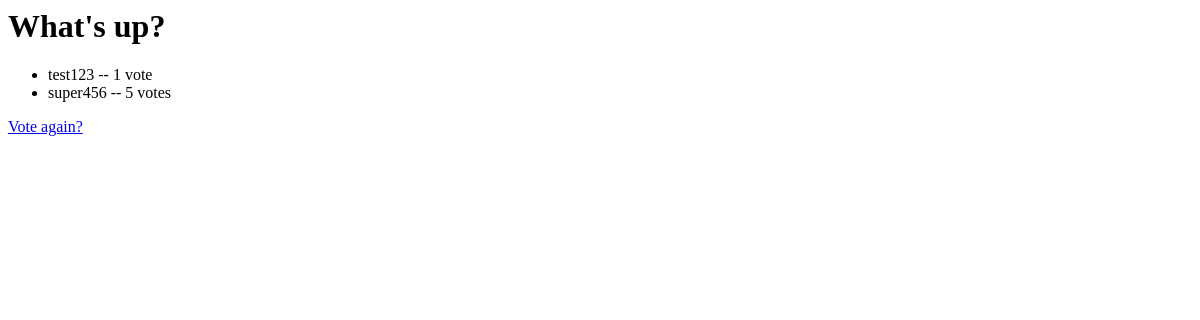
Page /polls/2/results/ on the earlier database version.
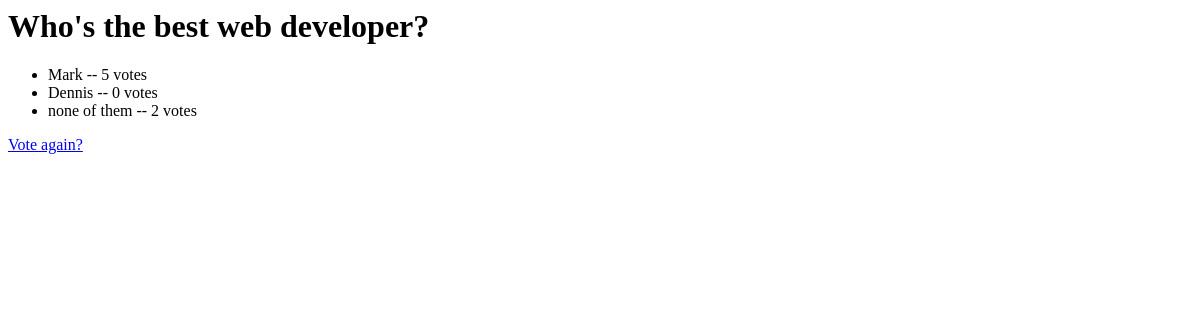
Same page on the later database version.
### polls/models.py (models this page shows, shortened)
class Question(models.Model):
    question_text = models.CharField(max_length=200)
    pub_date = models.DateTimeField('date published')
    def was_published_recently(self):
        return self.pub_date >= timezone.now() - datetime.timedelta(days=1)
    was_published_recently.admin_order_field = 'pub_date'
    was_published_recently.boolean = True
    was_published_recently.short_description = 'Published recently?'

class Choice(models.Model):
    question = models.ForeignKey(Question)
    choice_text = models.CharField(max_length=200)
    votes = models.IntegerField(default=0)

### polls/views.py (the view)
# urls.py: url(r'^(?P<question_id>\d+)/results/$', views.results, name='results'),
def results(request, question_id):
    question = get_object_or_404(Question, pk=question_id)
    return render(request, 'polls/results.html', {'question': question})

### polls/templates/polls/results.html
<h1>{{ question.question_text }}</h1>
<ul>
{% for choice in question.choice_set.all %}
    <li>{{ choice.choice_text }} -- {{ choice.votes }} vote{{ choice.votes|pluralize }}</li>
{% endfor %}
</ul>
<a href="{% url 'polls:detail' question.id %}">Vote again?</a>

Differences in the rows shown:
removed Choice: choice_text "test123", votes "1"
removed Choice: choice_text "super456", votes "5"
changed Question: question_text "What's up?" → "Who's the best web developer?"
added Choice: choice_text "Mark", votes "5"
added Choice: choice_text "Dennis", votes "0"
added Choice: choice_text "none of them", votes "2"
